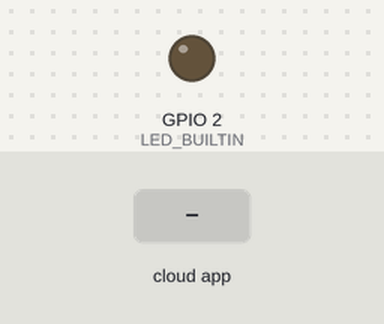
A sketch run on a simulated ESP8266 (NodeMCU). Shown: output pins drawn as LEDs (lit = HIGH, except the on-board LED, lit = LOW). The test bench sets the inputs (shaded band). WiFi joins after 1.5 s; servers stay silent unless stated; no MQTT or app messages arrive unless stated; what the sketch prints to the serial monitor is not drawn.

Above: at 2.7 s.
2.8 s: the phone or cloud app sets B to temp
At 4.0 s:
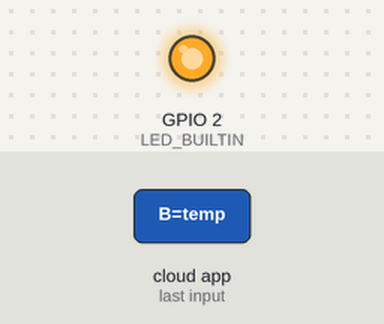
10.3 s: the phone or cloud app sets B to light
At 13.0 s:
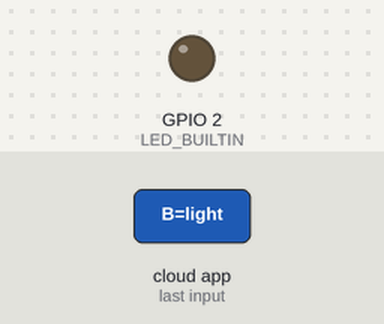
17.4 s: the phone or cloud app sets B to human
At 18.2 s:
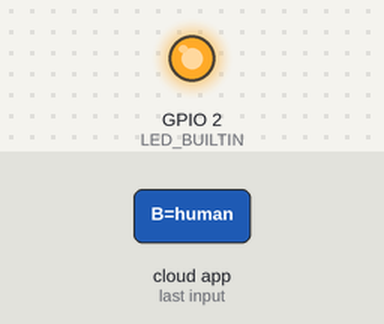
Timing chart, 0 to 20.9 s (numbered marks = the images above; inputs shaded):
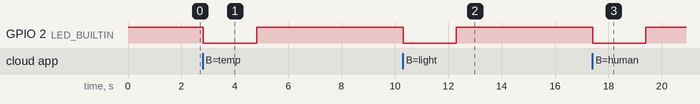

The sketch:

smart_building.ino
```cpp
#include <Arduino.h>
#include <ESP8266WiFi.h>
#include <Adafruit_MQTT.h>
#include <Adafruit_MQTT_Client.h>

#define SSid "GalaxyA21s24AA"
#define PASS "zuyu4125"
#define server_ip "YOUR_MQTT_IP"
#define port 1883
#define topic_to_s_light_update "mqtt/light/from_sensor/B"
#define topic_to_s_avac_update "mqtt/avac/from_sensor/B"
#define topic_to_s_human_presence_update "mqtt/human_presence/from_sensor/B"
#define topic_to_s_connect "mqtt/connect/from_sensor/B"
#define topic_to_r_update "mqtt/update/B"

char* versione = "1.00";
String parameter = "", value = "";

WiFiClient client;
Adafruit_MQTT_Client client_mqtt = Adafruit_MQTT_Client(&client, server_ip, port);
Adafruit_MQTT_Publish topic_to_send_light_update = Adafruit_MQTT_Publish(&client_mqtt,  topic_to_s_light_update);
Adafruit_MQTT_Publish topic_to_send_avac_update = Adafruit_MQTT_Publish(&client_mqtt,  topic_to_s_avac_update);
Adafruit_MQTT_Publish topic_to_send_human_presence_update = Adafruit_MQTT_Publish(&client_mqtt,  topic_to_s_human_presence_update);
Adafruit_MQTT_Publish topic_to_send_connect = Adafruit_MQTT_Publish(&client_mqtt,  topic_to_s_connect);
Adafruit_MQTT_Subscribe topic_to_receive_update = Adafruit_MQTT_Subscribe(&client_mqtt, topic_to_r_update);

void MQTT_connect(){
  int8_t ret;

  //Ligar ao Broker MQTT
  if (client_mqtt.connected()) {
    return;
  }

  Serial.print("Connecting to MQTT... ");

  while ((ret = client_mqtt.connect()) != 0) { // connect will return 0 for connected
       Serial.println(client_mqtt.connectErrorString(ret));
       Serial.println("Retrying MQTT connection in 5 seconds...");
       client_mqtt.disconnect();
       delay(5000);  // wait 5 seconds
  }
  Serial.println("MQTT Connected!");
}

void setup() {
  Serial.begin(9600);
  pinMode(LED_BUILTIN, OUTPUT);
  digitalWrite(LED_BUILTIN, 1);

  //Ligar ao wifi
  WiFi.begin(SSid, PASS);
  while (WiFi.status() != WL_CONNECTED) {
    delay(500);
    Serial.print(".");
  }
  Serial.println();

  Serial.println("WiFi connected");

  client_mqtt.subscribe(&topic_to_receive_update);
  MQTT_connect();
  topic_to_send_connect.publish("ola");
}

void loop() {
  if(Serial.available() != 0){
    parameter = Serial.readStringUntil('\n');
    Serial.print(parameter + ": ");
    while(Serial.available() == 0);
    value = Serial.readStringUntil('\n');
    Serial.println(value);

    MQTT_connect();
    if(!strcmp(parameter.c_str(), "temp")){
      Serial.println("Sending temperature...");
      topic_to_send_avac_update.publish((parameter + ";" + value).c_str());
    }
    else if(!strcmp(parameter.c_str(), "co2")){
      Serial.println("Sending co2...");
      topic_to_send_avac_update.publish((parameter + ";" + value).c_str());
    }
    else if(!strcmp(parameter.c_str(), "light")){
      Serial.println("Sending light...");
      topic_to_send_light_update.publish((value).c_str());
    }
    else if(!strcmp(parameter.c_str(), "human")){
      Serial.println("Sending human presence...");
      topic_to_send_human_presence_update.publish((value).c_str());
    }

  }
  else{
    client_mqtt.subscribe(&topic_to_receive_update);
    MQTT_connect();
    if (client_mqtt.readSubscription(5000) == &topic_to_receive_update && strcmp((char*)topic_to_receive_update.lastread, versione) != 0 ) {
      sprintf(versione, "%s", (char*)topic_to_receive_update.lastread);
      Serial.println(versione);
      digitalWrite(LED_BUILTIN, 0);
      delay(2000);
      digitalWrite(LED_BUILTIN, 1);
    }
  }

  client_mqtt.disconnect();
  delay(2500);
}
```

Measured:
- after the input at 2.8 s, GPIO 2 (LED_BUILTIN): HIGH → LOW at once, → HIGH 2.0 s later
- after the input at 10.3 s, GPIO 2 (LED_BUILTIN): HIGH → LOW at once, → HIGH 2.0 s later
- after the input at 17.4 s, GPIO 2 (LED_BUILTIN): HIGH → LOW at once, → HIGH 2.0 s later
